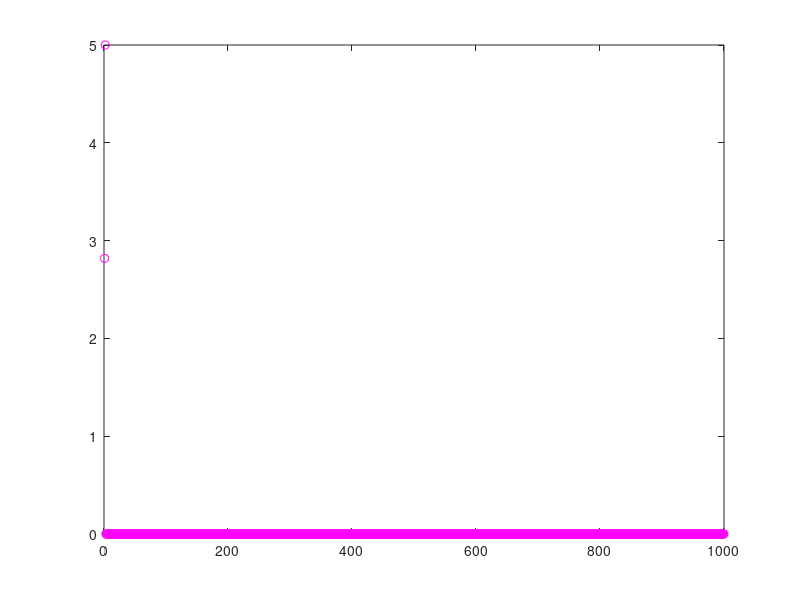

The MATLAB source for this figure:
% ~~~~~~~~~~~ Converting to stochastic growth.
TRY = num2str(1);

n = 1; % Grid size -> 1D Ricker map.
r = 16.75; % Fitness parameter.
time = 1000; % Number of iterations.

s = 1; % Spatial rescaling. 

IC = log(r); % Initial condition of population on patch. 
IC = IC*s;
N = zeros(1,time); % Trajectory array.

f = @(x) r*exp(-x/s); % Ricker growth. rescaled.

N(1) = IC;

for t = 1:time - 1
%     N(t + 1) = N(t)*(r*exp(-N(t)/s)); % Deterministic growth.
    N(t + 1) = poissrnd( N(t)*f(N(t)) ); % Stochastic growth.
end

% disp(N)

plot(1:time,N,'mo')

% nn = num2str(n);
% rr = num2str(r);
% tt = num2str(time);
% aa = num2str(s);
% 
% fname = strcat('../ResearchBlogs/StochGrowth_1D/n',nn,'_r',rr,'_t',tt,'_a',aa,'.png');
% fn = sprintf(fname);
% saveas(gcf, fname)


%  Just saving some practice runs, should delete.
R = num2str(r);
ic = num2str(IC);
S = num2str(s);

fn = strcat('../../../Desktop/school/Data_2013March/Trajs/StochGrowth/StochGrowth_r',R,'_s',S,'_IClogr_try',TRY,'.png'); 
saveas(gcf, fn)



